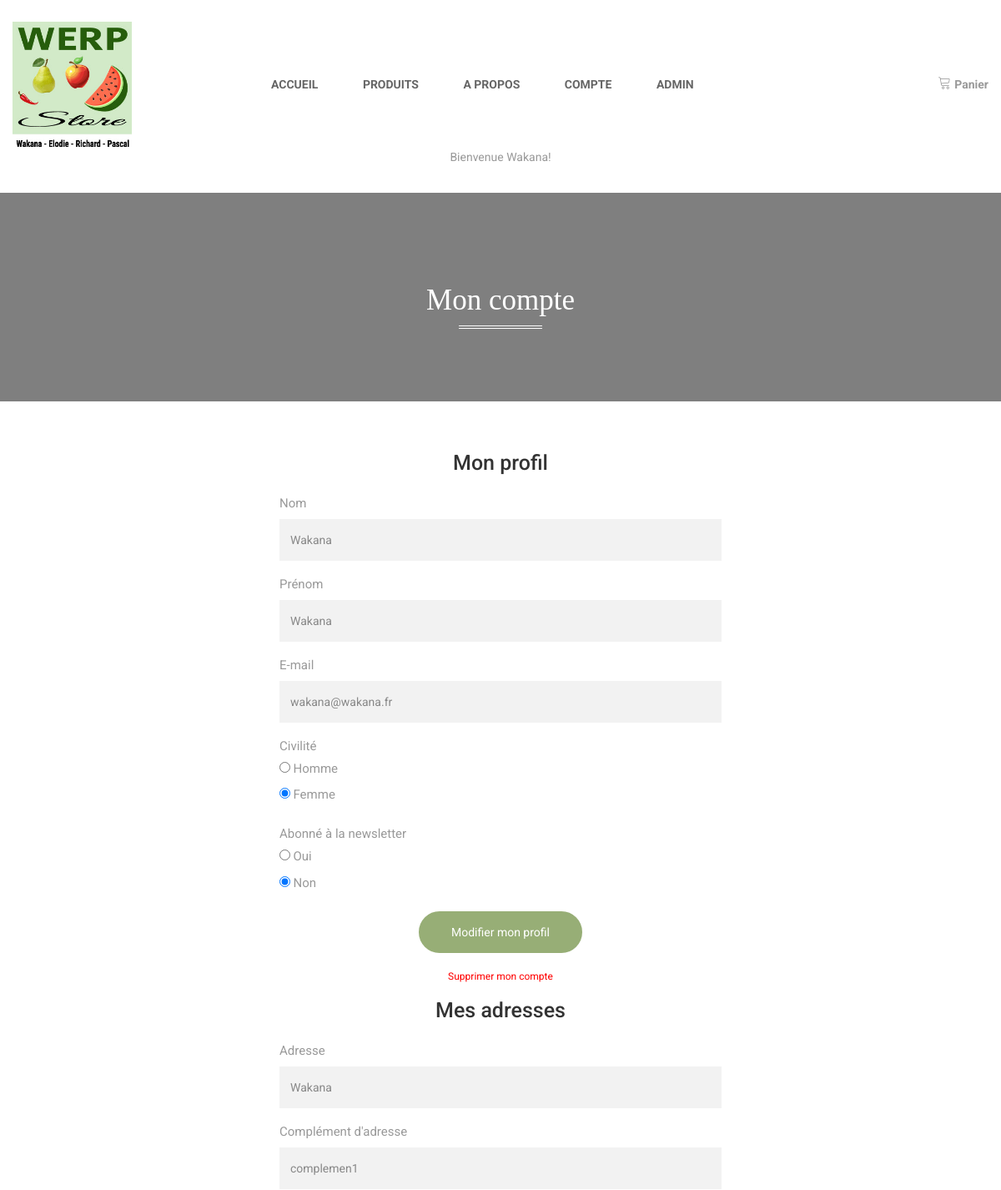
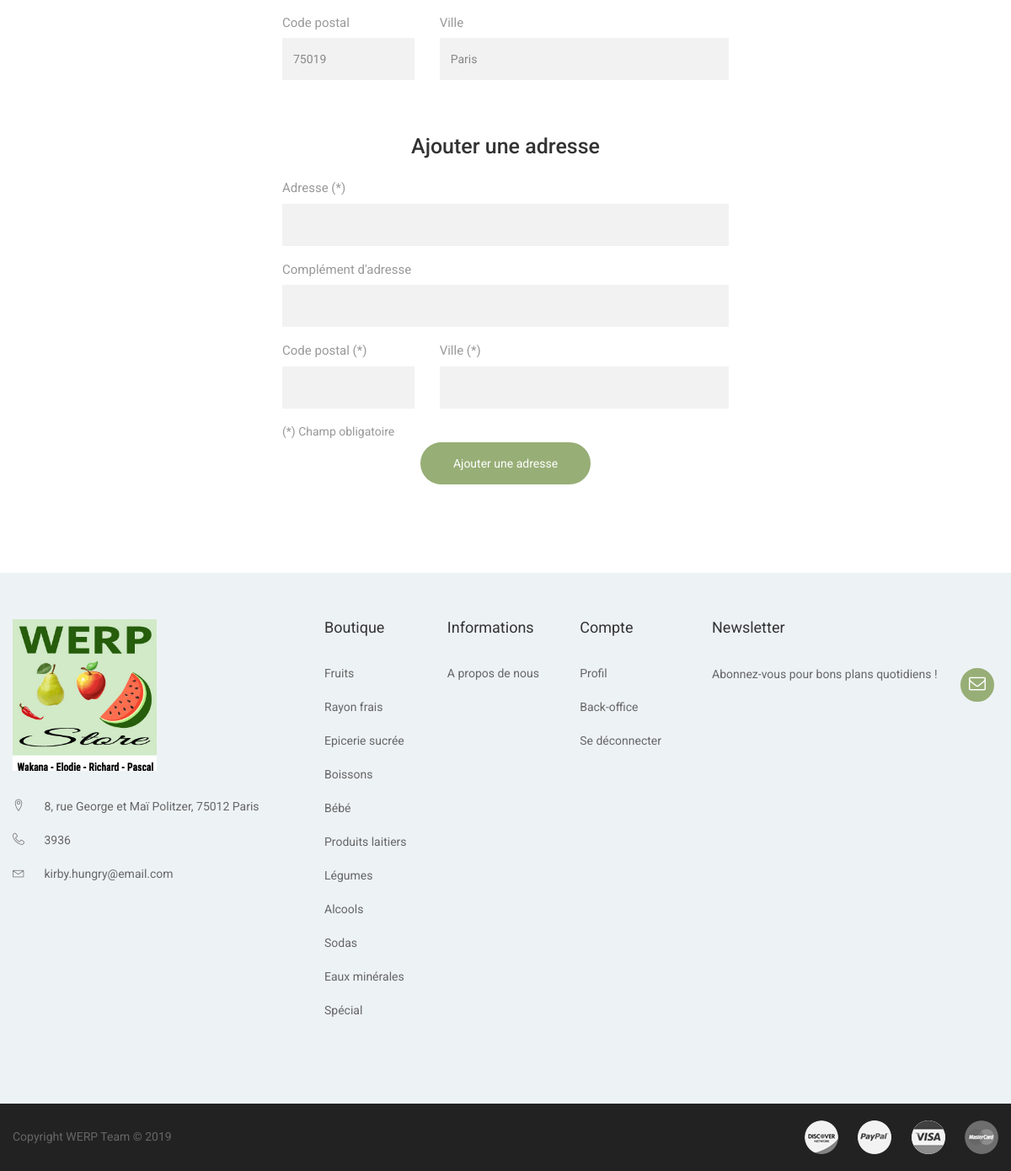
The app's page /front-office/webroot/index?module=utilisateur&action=account (signed in) with its own data (2 pictures, top to bottom).
### tables this page shows
CREATE TABLE IF NOT EXISTS `st_customers` (
  `cus_id` int(11) NOT NULL AUTO_INCREMENT,
  `cus_civility` tinyint(4) NOT NULL DEFAULT '1',
  `cus_lastname` varchar(45) NOT NULL,
  `cus_firstname` varchar(45) NOT NULL,
  `cus_mail` varchar(80) NOT NULL,
  `cus_password` varchar(32) NOT NULL,
  `cus_subscriber` tinyint(1) NOT NULL DEFAULT '0',
  PRIMARY KEY (`cus_id`),
  UNIQUE KEY `cus_mail` (`cus_mail`)
);

CREATE TABLE IF NOT EXISTS `st_addresses` (
  `add_id` int(11) NOT NULL AUTO_INCREMENT,
  `st_customers_cus_id` int(11) NOT NULL,
  `add_address1` varchar(100) NOT NULL,
  `add_address2` varchar(100) DEFAULT NULL,
  `add_zipcode` varchar(5) NOT NULL,
  `add_city` varchar(45) NOT NULL,
  PRIMARY KEY (`add_id`),
  KEY `fk_st_addresses_st_customers1_idx` (`st_customers_cus_id`)
);

CREATE TABLE IF NOT EXISTS `st_categories` (
  `cat_id` int(11) NOT NULL AUTO_INCREMENT,
  `cat_descr` varchar(45) NOT NULL,
  `cat_img_url` varchar(255) NOT NULL,
  PRIMARY KEY (`cat_id`)
);

### front-office/app/controller/utilisateur/account.php (called while the page is built, shortened)
<?php
  if ($_SERVER["REQUEST_METHOD"] == "GET") {
    include ("../app/model/utilisateur/account_view.php");
    $account = account_view($_SESSION["user"]["cus_id"]);
    include ("../app/model/utilisateur/account_view_addresses.php");
    $addresses = account_view_addresses($_SESSION["user"]["cus_id"]);
  } else {
    include ("../app/model/utilisateur/account_update.php");
    $account_update = account_update($_POST);
    header ("Location: index?module=utilisateur&action=account");
  }
  include ("../app/view/utilisateur/account.php");

### front-office/app/model/utilisateur/account_view.php (called while the page is built, shortened)
<?php
  function account_view($user) {
    global $pdo;
    try {
     $query = "SELECT cus_id, cus_civility, cus_lastname, cus_firstname, cus_mail, cus_subscriber
               FROM st_customers
               WHERE cus_id=:cus_id";
      $req = $pdo ->prepare($query);
      $req->bindParam(":cus_id", $user, PDO::PARAM_INT);
      $req->execute();
      $req->setFetchMode(PDO::FETCH_ASSOC);
      $data = $req->fetch();
      return $data;
    }
    catch (Exception $e) {
      return false;
    }
  }

### front-office/app/model/utilisateur/account_view_addresses.php (called while the page is built, shortened)
<?php
  function account_view_addresses($user) {
    global $pdo;
    try {
     $query = "SELECT add_id, add_address1, add_address2, add_zipcode, add_city
               FROM st_addresses, st_customers
               WHERE st_customers_cus_id=cus_id
                 AND cus_id=:cus_id";
      $req = $pdo ->prepare($query);
      $req->bindParam(":cus_id", $user, PDO::PARAM_INT);
      $req->execute();
      $req->setFetchMode(PDO::FETCH_ASSOC);
      $data = $req->fetchAll();
      return $data;
    }
    catch (Exception $e) {
      return false;
    }
  }

### front-office/app/model/categorie/afficher_categories.php (called while the page is built, shortened)
<?php
  function afficher_categories() {
    global $pdo;
    try {
      $query = "SELECT *
                FROM st_categories";
      $req = $pdo->prepare($query);
      $req->execute();
      $req->setFetchMode(PDO::FETCH_ASSOC);
      $data = $req->fetchAll();
      return $data;
    }
    catch (Exception $e) {
      return false;
    }
  }

### front-office/app/app.php (called while the page is built)
<?php
  include ("../app/model/categorie/afficher_categories.php");
  $categories = afficher_categories();

### front-office/app/view/utilisateur/account.php (the view, shortened to what this page needs)
<?php include ("../app/view/layout/header.inc.php"); ?>
<div class="login" id="page">
  <?php include ("../app/view/layout/header2.inc.php"); ?>
  <section class="sub-header shop-layout-1">
    <div class="overlay-call-to-action"></div>
    <h3 class="heading-style-3">Mon compte</h3>
  </section>
  <section class="boxed-sm">
    <div class="container">
      <div class="login-wrapper">
        <div class="row">
          <div>
            <h3>Mon profil</h3>
            <form method="post" action="index?module=utilisateur&action=account">
              <div class="form-group organic-form-2">
                <label>Nom</label>
                <input class="form-control" type="text" value="<?= $account["cus_lastname"] ?>" name="cus_lastname">
              </div>
              <div class="form-group organic-form-2">
                <label>Prénom</label>
                <input class="form-control" type="text" value="<?= $account["cus_firstname"] ?>" name="cus_firstname">
              </div>
              <div class="form-group organic-form-2">
                <label>E-mail</label>
                <input class="form-control" type="email" value="<?= $account["cus_mail"] ?>" name="cus_mail">
              </div>
              <div class="form-group organic-form-2">
                <p style="font-size: 15px;">Civilité</p>
                <input type="radio" id="civility_1" name="cus_civility" value="1" <?php if ($account["cus_civility"] == 1) echo "checked"; ?>>
                <label for="civility_1">Homme</label><br>
                <input type="radio" id="civility_2" name="cus_civility" value="2" <?php if ($account["cus_civility"] == 2) echo "checked"; ?>>
                <label for="civility_2">Femme</label>
              </div>
              <div class="form-group organic-form-2">
                <p style="font-size: 15px;">Abonné à la newsletter</p>
                <input type="radio" id="subscriber_1" name="cus_subscriber" value="1" <?php if ($account["cus_subscriber"] == 1) echo "checked"; ?>>
                <label for="subscriber_1">Oui</label><br>
                <input type="radio" id="subscriber_2" name="cus_subscriber" value="0" <?php if ($account["cus_subscriber"] == 0) echo "checked"; ?>>
                <label for="subscriber_2">Non</label>
              </div>
              <div class="form-group footer-form">
                <button class="btn btn-brand pill" type="submit">Modifier mon profil</button>
              </div>
              <div class="form-group footer-form">
                <a class="js-quick-view del_account" href="#" data-id="<?= $account["cus_id"] ?>" data-toggle="modal" data-target="#confirm">Supprimer mon compte</a>
              </div>
            </form>
          </div>
          <div>
            <h3>Mes adresses</h3>
            <?php foreach ($addresses as $address) { ?>
            <form>
              <div class="form-group organic-form-2">
                <label>Adresse</label>
                <input class="form-control" type="text" value="<?= $address["add_address1"] ?>" name="add_address1">
              </div>
              <div class="form-group organic-form-2">
                <label>Complément d'adresse</label>
                <input class="form-control" type="text" value="<?= $address["add_address2"] ?>" name="add_address2">
              </div>
              <div class="form-group organic-form-2">
                <div class="row">
                  <div class="col-sm-4">
                    <label>Code postal</label>
                    <input class="form-control-code" type="text" value="<?= $address["add_zipcode"] ?>" name="add_zipcode">
                  </div>
                  <div class="col-sm-8">
                    <label>Ville</label>
                    <input class="form-control-ville" type="text" value="<?= $address["add_city"] ?>" name="add_city">
                  </div>
                </div>
              </div>
            </form>
            <br><br>
            <?php } ?>
          </div>
          <div>
            <h3>Ajouter une adresse</h3>
            <form action="index?module=utilisateur&action=ajout_address" method="post">
              <div class="form-group organic-form-2">
                <label>Adresse (*)</label>
                <input class="form-control" type="text" name="add_address1" required>
              </div>
              <div class="form-group organic-form-2">
                <label>Complément d'adresse</label>
                <input class="form-control" type="text" name="add_address2">
              </div>
              <div class="form-group organic-form-2">
                <div class="row">
                  <div class="col-sm-4">
                    <label>Code postal (*)</label>
                    <input class="form-control-code" type="text" name="add_zipcode" required>
                  </div>
                  <div class="col-sm-8">
                    <label>Ville (*)</label>
                    <input class="form-control-ville" type="text" name="add_city" required>
                  </div>
                </div>
              </div>
              <p>(*) Champ obligatoire</p>
              <div class="form-group footer-form">
                <button type="submit" class="btn btn-brand pill">Ajouter une adresse</button>
              </div>
            </form>
          </div>
        </div>
      </div>
    </div>
  </section>
</div>
<?php include ("../app/view/layout/footer.inc.php"); ?>

### front-office/app/view/layout/footer.inc.php (shortened to what this page needs)
    <footer class="footer-style-1">
      <div class="container">
        <div class="row">
          <div class="footer-style-1-inner">
            <div class="widget-footer widget-text col-first col-small">
              <a href="#">
                <img style="height: 180px;" class="logo-footer" src="images/logo.jpg" alt="Logo WERP Store">
              </a>
              <div class="widget-link">
                <ul>
                  <li>
                    <span class="lnr lnr-map-marker icon"></span>
                    <span><?= STORE_ADDRESS ?></span>
                  </li>
                  <li>
                    <span class="lnr lnr-phone-handset icon"></span>
                    <a href="tel:<?= SITE_PHONE ?>"><?= SITE_PHONE ?></a>
                  </li>
                  <li>
                    <span class="lnr lnr-envelope icon"></span>
                    <a href="mailto:<?= SITE_MAIL ?>"><?= SITE_MAIL ?></a>
                  </li>
                </ul>
              </div>
            </div>
            <div class="widget-footer widget-link col-second col-medium">
              <div class="list-link">
                <h4 class="h4 heading">Boutique</h4>
                <?php foreach ($categories as $categorie) { ?>
                <ul>
                  <li>
                    <a href="index?module=produit&action=index&id=<?= $categorie["cat_id"] ?>"><?= $categorie["cat_descr"] ?></a>
                  </li>
                </ul>
              <?php } ?>
              </div>
              <div class="list-link">
                <h4 class="h4 heading">Informations</h4>
                <ul>
                  <li>
                    <a href="index?module=accueil&action=about">A propos de nous</a>
                  </li>
                </ul>
              </div>
              <div class="list-link">
                <h4 class="h4 heading">Compte</h4>
                <ul>
                  <?php if (!isset($_SESSION["user"])) { ?>
                  <li>
                    <a href="index?module=utilisateur&action=login">Se connecter</a>
                  </li>
                  <li>
                    <a href="index?module=utilisateur&action=register">S'enregistrer</a>
                  </li>
                  <?php } else { ?>
                  <li>
                    <a href="index?module=utilisateur&action=account">Profil</a>
                  </li>
                  <?php if ($_SESSION["user"]["cus_id"] >= 1 && $_SESSION["user"]["cus_id"] <= 4) { ?>
                  <li>
                    <a href="../../back-office/webroot/index">Back-office</a>
                  </li>
                  <?php } ?>
                  <li>
                    <a href="index?module=utilisateur&action=logout">Se déconnecter</a>
                  </li>
                  <?php } ?>
                </ul>
              </div>
            </div>
            <?php if (isset($_SESSION["user"]["cus_subscriber"])) { ?>
            <div class="widget-footer widget-newsletter-footer col-last col-small">
              <h4 class="h4 heading">Newsletter</h4>
              <?php if ($_SESSION["user"]["cus_subscriber"] == 0) { ?>
              <form class="organic-form form-inline btn-add-on circle border" action="index?module=utilisateur&action=subscribe" method="post">
                <div class="form-group">
                  <p>Abonnez-vous pour bons plans quotidiens !</p>
                  <button class="btn btn-brand circle" type="submit">
                    <i class="fa fa-envelope-o"></i>
                  </button>
                </div>
              </form>
              <?php } ?>
            </div>
            <?php } ?>
          </div>
        </div>
      </div>
      <div class="copy-right style-1">
        <div class="container">
          <div class="row">
            <div class="copy-right-inner">
              <p><?= SITE_COPYRIGHT ?></p>
              <div class="widget widget-footer widget-footer-creadit-card">
                <ul class="list-unstyle">
                  <li>
                    <a href="#">
                      <img src="images/icons/creadit-card-01.png" alt="creadit card">
                    </a>
                  </li>
                  <li>
                    <a href="#">
                      <img src="images/icons/creadit-card-02.png" alt="creadit card">
                    </a>
                  </li>
                  <li>
                    <a href="#">
                      <img src="images/icons/creadit-card-03.png" alt="creadit card">
                    </a>
                  </li>
                  <li>
                    <a href="#">
                      <img src="images/icons/creadit-card-04.png" alt="creadit card">
                    </a>
                  </li>
                </ul>
              </div>
            </div>
          </div>
        </div>
      </div>
    </footer>
    <link rel="stylesheet" type="text/css" href="revolution/css/settings.css">
    <link rel="stylesheet" type="text/css" href="revolution/css/layers.css">
    <link rel="stylesheet" type="text/css" href="revolution/css/navigation.css">
  </body>
</html>

### records on screen
st_customers: cus_lastname "Wakana", cus_firstname "Wakana", cus_mail "wakana@wakana.fr", cus_civility "☐ Homme", cus_civility "☑ Femme", cus_subscriber "☐ Oui", cus_subscriber "☑ Non"
st_addresses: add_address1 "Wakana", add_address2 "complemen1", add_zipcode "75019", add_city "Paris"
st_categories: cat_descr "Fruits"
st_categories: cat_descr "Rayon frais"
st_categories: cat_descr "Epicerie sucrée"
st_categories: cat_descr "Boissons"
st_categories: cat_descr "Bébé"
st_categories: cat_descr "Produits laitiers"
st_categories: cat_descr "Légumes"
st_categories: cat_descr "Alcools"
st_categories: cat_descr "Sodas"
st_categories: cat_descr "Eaux minérales"
st_categories: cat_descr "Spécial"

### other values on screen
$_SESSION["user"]["cus_firstname"] "Wakana"
STORE_ADDRESS "8, rue George et Maï Politzer, 75012 Paris"
SITE_PHONE "3936"
SITE_MAIL "kirby.hungry@email.com"
SITE_COPYRIGHT "Copyright WERP Team © 2019"
